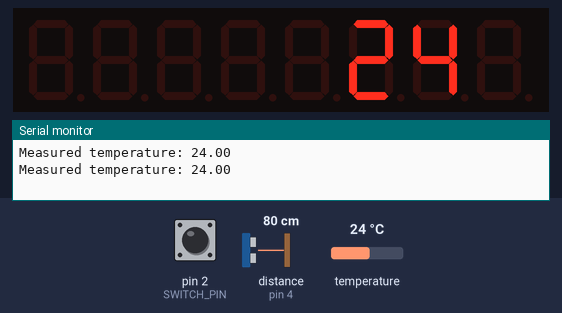
Simulated run of this sketch. Board: Arduino Uno, built with avr-gcc and run on an emulated ATmega328P. Shown: 8-digit seven-segment display, the last lines printed to the serial monitor. The test bench sets the inputs (shaded band); at power-on: pin 2 (SWITCH_PIN) HIGH, temperature 24 °C, distance to the obstacle (sensor on pin 4) 80 cm. The echo pulse lasts 58.3 µs per cm.

Above: at 2.4 s.
2.5 s: pin 2 (SWITCH_PIN) pulled LOW for 1.1 s
At 4.1 s:
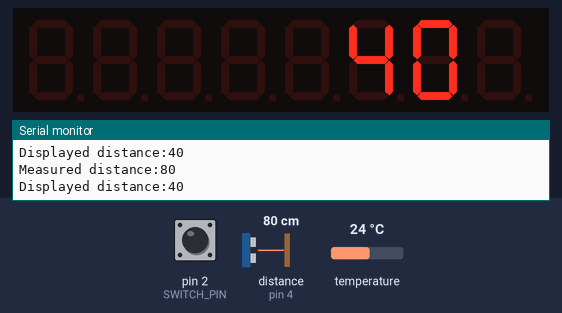
5.1 s: temperature set to 12 °C
At 6.4 s:
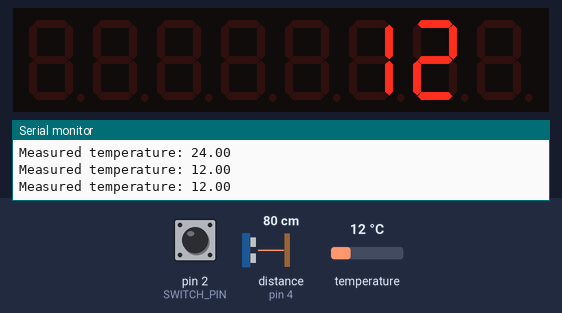
6.8 s: temperature set to 19 °C
At 7.7 s:
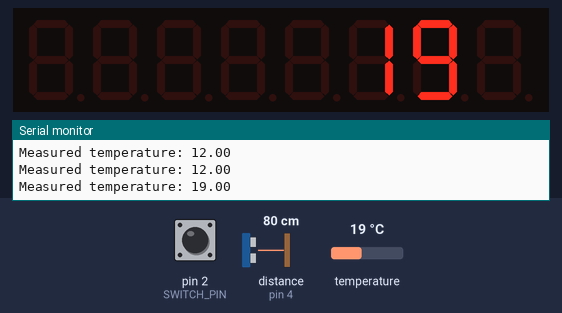
8.7 s: pin 2 (SWITCH_PIN) pulled LOW for 1.1 s
At 10.4 s:
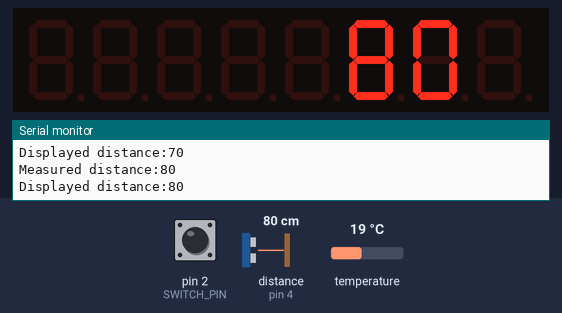
11.3 s: temperature set to 28 °C
At 11.9 s:
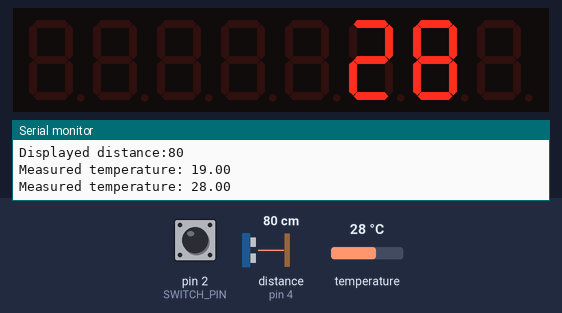
Timing chart, 0 to 14.0 s (numbered marks = the images above; inputs shaded):
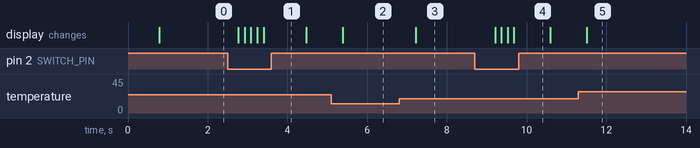

The sketch:

distance_sensor.ino
```cpp
#include "displayController.h"
#include "ultrasonic_sensor.h"
#include "temperature_sensor.h"
#include "logging.h"

#define SWITCH_PIN 2

void setup()
{
  pinMode(SWITCH_PIN,INPUT_PULLUP);
#ifdef DEBUG
  Serial.begin (9600);
#endif
}

displayController display;
ultrasonicSensor distance_sensor;
temperatureSensor temperature_sensor;

void loop()
{
  auto read_temperature = digitalRead(SWITCH_PIN);
  int display_value{0};

  if(read_temperature == true)
  {
      display_value = static_cast<int>(temperature_sensor.getTemperature());

  }
  else
  {
    display.clearDisplay(); // Display causes voltage drop which interferes with distance sensor
  display_value = distance_sensor.getDistanceInCm();

  DEBUG_PRINTLN((String)"Displayed distance:" + display_value);
  }

 display.setNumber(display_value);

  delay(150);

}
```

displayController.cpp
```cpp
#include "displayController.h"

displayController::displayController()
  : lc_{dataPin, clkPin, csPin}
{
  lc_.shutdown(0, false);
  lc_.setIntensity(0, 15); /*Valid intensity: 0 - 15*/
  lc_.setScanLimit(0, 5);
  lc_.clearDisplay(0);
}

void displayController::setNumber(int value)
{
  // display has only 3 digits
  if (value > 999)
  {
    value = 999;
  }

  lc_.setDigit(0, 1, value % 10, false);


  if (value < 10)
  {
    //do not display leading zeroes
    lc_.setRow(0, 2, 0);
  }
  else
  {
    lc_.setDigit(0, 2, value / 10 % 10, false);
  }

  if (value < 100)
  {
    //do not display leading zeroes
    lc_.setRow(0, 3, 0);
  }
  else
  {
    lc_.setDigit(0, 3, value / 100, false);
  }

}

void displayController::clearDisplay(void)
{
  lc_.clearDisplay(0);

}
```

displayController.h
```cpp
#ifndef DISPLAY_CONTROLLER_H_
#define DISPLAY_CONTROLLER_H_

#include "LedControl.h"

class displayController
{
  public:
    displayController();

    /*Displays a number on 3-digit display, limited to 999*/
    void setNumber(int value);

    /*Turns off whole display*/
    void clearDisplay(void);

  private:
    LedControl lc_;

    static constexpr int dataPin{11};
    static constexpr int clkPin{13};
    static constexpr int csPin{10};
};

#endif //DISPLAY_CONTROLLER_H_
```

logging.h
```cpp
#ifndef LOGGING_H_
#define LOGGING_H_

#include <HardwareSerial.h>

#define DEBUG

#ifdef DEBUG
#define DEBUG_PRINT(x)    Serial.print (x)
#define DEBUG_PRINTLN(x)  Serial.println (x)
#else
#define DEBUG_PRINT(x)
#define DEBUG_PRINTLN(x)
#endif

#endif //LOGGING_H_
```

temperature_sensor.cpp
```cpp
#include "temperature_sensor.h"
#include "logging.h"

temperatureSensor::temperatureSensor()
  : oneWire(sensorPin), sensors(&oneWire)
{
  // Start up the library
  sensors.begin();
}

float temperatureSensor::getTemperature(void)
{
  sensors.requestTemperatures();
  float temperature = sensors.getTempCByIndex(0);

  DEBUG_PRINTLN((String)"Measured temperature: " + temperature);

  return temperature;
}
```

temperature_sensor.h
```cpp
#ifndef TEMPERATURE_SENSOR_H_
#define TEMPERATURE_SENSOR_H_

#include <OneWire.h>
#include <DallasTemperature.h>


class temperatureSensor {
  public:
    temperatureSensor();

    // Gets current temperature in degrees celius
    float getTemperature(void);

  private:
    // Setup a oneWire instance to communicate with any OneWire devices
    OneWire oneWire;

    // Pass our oneWire reference to Dallas Temperature.
    DallasTemperature sensors;

    static constexpr uint8_t sensorPin{8};
};

#endif //TEMPERATURE_SENSOR_H_
```

ultrasonic_sensor.cpp
```cpp
#include "ultrasonic_sensor.h"
#include "logging.h"

#include "Arduino.h"

ultrasonicSensor::ultrasonicSensor()
{
  pinMode(trigPin, OUTPUT);
  digitalWrite(trigPin, LOW);
  pinMode(echoPin, INPUT);
}

unsigned long ultrasonicSensor::getDistanceInCm(void)
{

  performNewDistanceMeasurement();

  unsigned long distance = getAverageDistanceFromBuffer();

  distance =  distance / 10 * 10; //lsb is 0

  return distance;
}

void ultrasonicSensor::performNewDistanceMeasurement(void)
{
  digitalWrite(trigPin, HIGH);
  delayMicroseconds(10);
  digitalWrite(trigPin, LOW);

  unsigned long duration = pulseIn(echoPin, HIGH);
  unsigned long distance = (duration / 2.0) / 29.1;

  DEBUG_PRINTLN((String)"Measured distance:" + distance + " ");

  measurement_buffer[latest_buffer_index] = distance;
  latest_buffer_index++;
  latest_buffer_index = latest_buffer_index % buffer_size;
}

unsigned long ultrasonicSensor::getAverageDistanceFromBuffer()
{
  unsigned long sum = 0;

  for (int i = 0; i < buffer_size; i++)
  {
    sum += measurement_buffer[i];
  }

  return sum / buffer_size;
}
```

ultrasonic_sensor.h
```cpp
#ifndef ULTRASONIC_SENSOR_H_
#define ULTRASONIC_SENSOR_H_

class ultrasonicSensor
{
  public:
    ultrasonicSensor();
    unsigned long getDistanceInCm(void);

  private:
    void performNewDistanceMeasurement(void);
    unsigned long getAverageDistanceFromBuffer(void);

    static constexpr int trigPin{3};
    static constexpr int echoPin{4};
    static constexpr char buffer_size{10};

    int latest_buffer_index{0};
    unsigned long measurement_buffer[buffer_size];
};

#endif //ULTRASONIC_SENSOR_H_
```

Measured:
- after the input at 2.5 s, the display: first changes after 0.27 s (image 1 shows a later state)
- after the input at 5.1 s, the display: changes after 0.29 s (image 2)
- after the input at 6.8 s, the display: changes after 0.42 s (image 3)
- after the input at 8.7 s, the display: first changes after 0.51 s (image 4 shows a later state)
- after the input at 11.3 s, the display: changes after 0.21 s (image 5)
